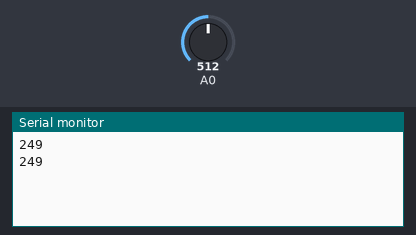
This sketch was run on a simulated Arduino Uno, built with avr-gcc and run on an emulated ATmega328P. On the bench: the last lines printed to the serial monitor. The inputs (shaded band) are chosen by the test bench; at power-on: A0 = 512.

Above: at 1.8 s.
1.9 s: A0 set to 716
At 2.8 s:
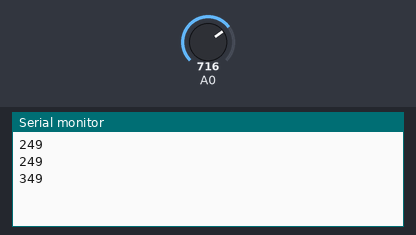
3.4 s: A0 set to 900
At 4.4 s:
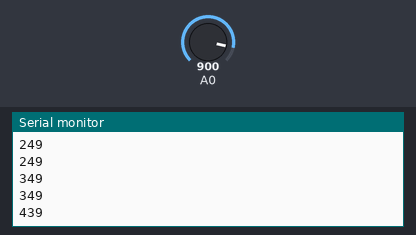
Timing chart, 0 to 6.4 s (numbered marks = the images above; inputs shaded):
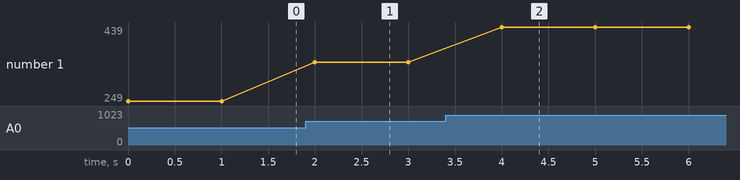

The sketch:

Temperature_sensor.ino
```cpp
int temp;


void setup() {
  // put your setup code here, to run once:
Serial.begin(9600);

}

void loop() {
  // put your main code here, to run repeatedly:
temp=analogRead(A0);
temp=temp*0.48828;
Serial.println(temp);
delay(1000);
}
```

Measured:
- after the input at 1.9 s, the serial monitor: prints a new line after 0.10 s (image 1)
- after the input at 3.4 s, the serial monitor: prints a new line after 0.60 s (image 2)
- plotted number 1: 249 → 349 after the input at 1.9 s, 349 → 439 after the input at 3.4 s
